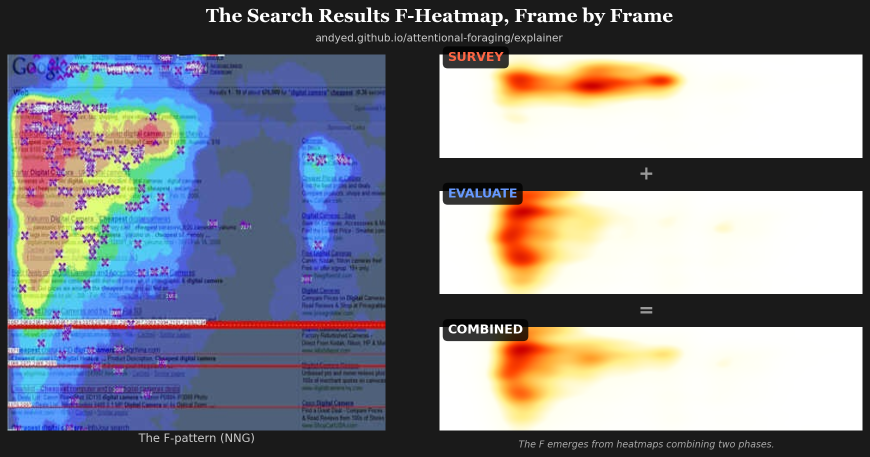
#> input picture explainer/og-image.png, 1740 x 914 px, given in place of .gazeplot-hero-raw.png, which was not available (shown at 1/2 size)
$ python capture_gazeplot_hero.py
#> lines starting #> are read from the running program, lines starting #| are printed output that depends on the picture; pictures that were not available may be replaced by others from this repository, and a replacement may not be noted
#> (the call stopped at in capture, `with sync_playwright() as p:`: playwright is not available in this run)
#!/usr/bin/env python3
"""
Capture the README foveated-gazeplot hero from the live viewer.

Screenshots the interactive cursor-plot page with all overlays visible
(scanpath SVG, recency glow, timeline tracks) so the README hero shows
what the actual tool renders — not a bare foveated background.

Source: https://andyed.github.io/attentional-foraging/p029-b2-t10.html
Output: assets/gazeplot-hero.png (+ _sm.png at 75% linear).

The viewer defaults to ``ci=N-1`` (all fixations visible, paused).
We reload, scroll to top, wait for images + fonts, then clip to the
viewer region.

STYLE RULES (muriel universal):
    - 8:1 contrast minimum on all text. Verified against matte.
    - Reproducible: re-run after upstream viewer changes.
    - Measure before drawing: bbox the clip region from the DOM.
    - No thin fonts, no emoji.
"""

from pathlib import Path
from playwright.sync_api import sync_playwright
from PIL import Image, ImageDraw, ImageFont

ROOT = Path(__file__).resolve().parents[1]
URL = 'https://andyed.github.io/attentional-foraging/p029-b2-t10.html'
TRIAL_ID = 'p029-b2-t10'

RAW_CAPTURE = ROOT / 'assets' / '.gazeplot-hero-raw.png'
OUT = ROOT / 'assets' / 'gazeplot-hero.png'
OUT_SM = ROOT / 'assets' / 'gazeplot-hero_sm.png'

MATTE = (248, 246, 240)
TEXT_PRIMARY = (17, 24, 39)
TEXT_SOFT = (26, 26, 26)
GREEN = (47, 107, 47)

# Target viewport-height crop (px of the 1280-wide viewer column)
CROP_WIDTH = 1280
CROP_HEIGHT = 1024


def load_font(size, *, bold=False):
    candidates = [
        '/System/Library/Fonts/Supplemental/Arial Bold.ttf' if bold
        else '/System/Library/Fonts/Supplemental/Arial.ttf',
        '/System/Library/Fonts/Helvetica.ttc',
    ]
    for c in candidates:
        try:
            return ImageFont.truetype(c, size)
        except OSError:
            continue
    return ImageFont.load_default()


def capture():
    with sync_playwright() as p:
        browser = p.chromium.launch()
        ctx = browser.new_context(
            viewport={'width': 1440, 'height': 1600},
            device_scale_factor=2,
        )
        page = ctx.new_page()
        page.goto(URL, wait_until='networkidle', timeout=60_000)
        page.wait_for_selector('#serp-img', state='attached')
        page.wait_for_function(
            "document.getElementById('serp-img').complete"
            " && document.getElementById('scanpath-svg').children.length > 0",
            timeout=30_000,
        )
        # Force viewer state: all fixations visible, paused, scrolled to top.
        # vw is the #viewer scrolling container (bound in the viewer JS).
        page.evaluate(
            "() => {"
            "  if (typeof pl !== 'undefined' && pl) {"
            "    document.getElementById('play-btn').click();"
            "  }"
            "  const btn = document.getElementById('reset-btn');"
            "  if (btn) btn.click();"
            "  const viewer = document.getElementById('viewer');"
            "  if (viewer) viewer.scrollTop = 0;"
            "  window.scrollTo(0, 0);"
            "}"
        )
        page.wait_for_timeout(400)
        # Clip spans top of #viewer through bottom of .timeline, full width.
        box = page.evaluate(
            "() => {"
            "  const v = document.getElementById('viewer').getBoundingClientRect();"
            "  const tEls = document.getElementsByClassName('timeline');"
            "  const t = tEls.length ? tEls[0].getBoundingClientRect() : v;"
            "  return {"
            "    x: v.left,"
            "    y: v.top,"
            "    width: v.width,"
            "    height: (t.bottom - v.top),"
            "  };"
            "}"
        )
        clip = {
            'x': max(0, box['x']),
            'y': max(0, box['y']),
            'width': box['width'],
            'height': box['height'],
        }
        RAW_CAPTURE.parent.mkdir(parents=True, exist_ok=True)
        page.screenshot(path=str(RAW_CAPTURE), clip=clip)
        browser.close()


def compose():
    raw = Image.open(RAW_CAPTURE).convert('RGB')
    rw, rh = raw.size
#> rw = 1740; rh = 914
    # Target panel at 2x device scale → fit to 1500x820 for parity with prior hero
    PANEL_W, PANEL_H = 1500, 820
    target_aspect = PANEL_W / PANEL_H
    src_aspect = rw / rh
#> src_aspect = 1.9
    if src_aspect > target_aspect:
        new_w = PANEL_W
        new_h = int(PANEL_W / src_aspect)
#> new_h = 787
    else:
        new_h = PANEL_H
        new_w = int(PANEL_H * src_aspect)
    panel = Image.new('RGB', (PANEL_W, PANEL_H), MATTE)
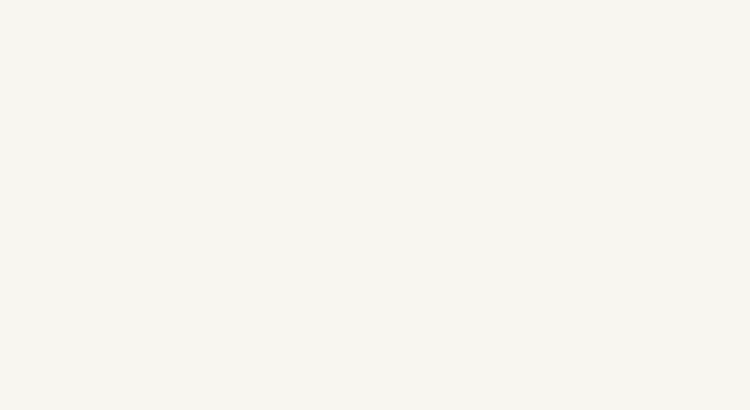
#> panel: PIL image 1500x820 RGB (shown at 1/2 size); mean R, G, B 248, 246, 240
    resized = raw.resize((new_w, new_h), Image.LANCZOS)
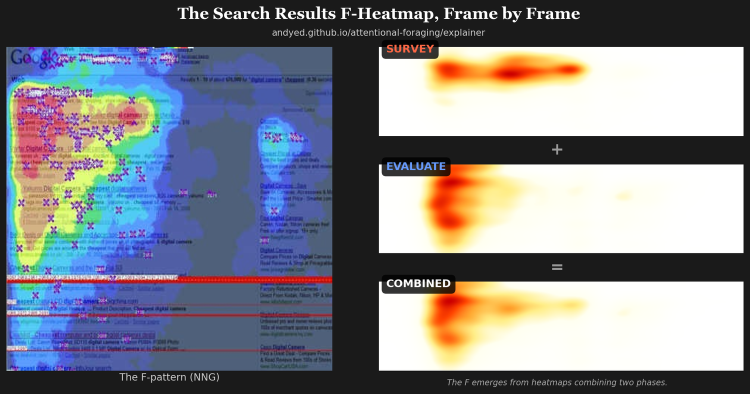
#> resized: PIL image 1500x787 RGB (shown at 1/2 size); mean R, G, B 128, 130, 137.3
    panel.paste(resized, ((PANEL_W - new_w) // 2, (PANEL_H - new_h) // 2))
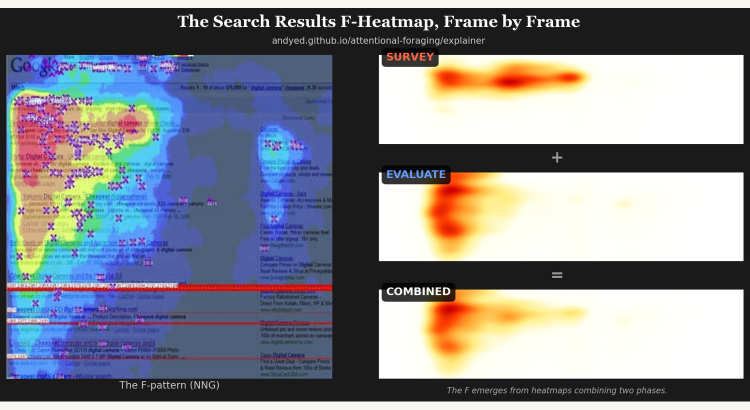
#> panel: PIL image 1500x820 RGB (shown at 1/2 size); mean R, G, B 132.8, 134.6, 141.4

    MARGIN = 20
    TITLE_H = 48
    CAPTION_H = 34
    CW = PANEL_W + MARGIN * 2
    CH = TITLE_H + PANEL_H + CAPTION_H + MARGIN * 2
    canvas = Image.new('RGB', (CW, CH), MATTE)
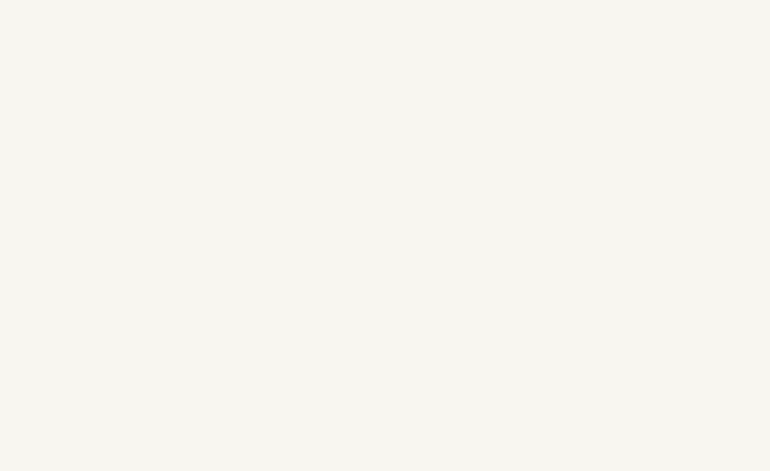
#> canvas: PIL image 1540x942 RGB (shown at 1/2 size); mean R, G, B 248, 246, 240
    draw = ImageDraw.Draw(canvas)

    title_font = load_font(30, bold=True)
    sub_font = load_font(20, bold=False)
    cap_font = load_font(16, bold=True)

    draw.text((MARGIN, MARGIN),
              'Foveated cursor plot',
              fill=GREEN, font=title_font)
    draw.text((MARGIN + 316, MARGIN + 6),
              f'· live viewer · trial {TRIAL_ID}',
              fill=TEXT_SOFT, font=sub_font)

    canvas.paste(panel, (MARGIN, MARGIN + TITLE_H))
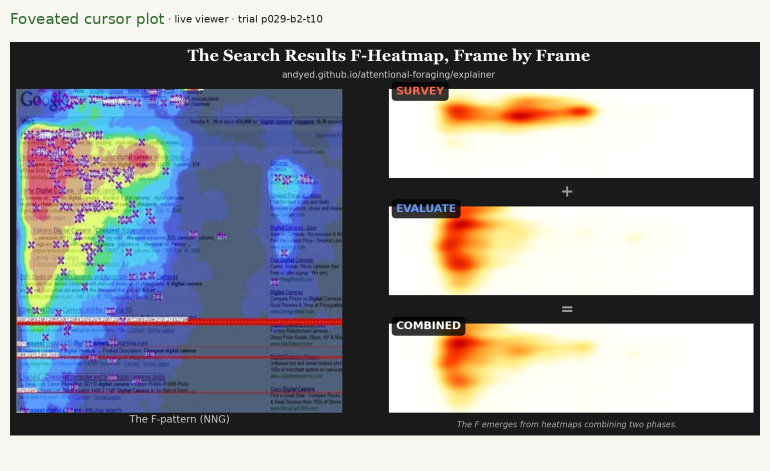
#> canvas: PIL image 1540x942 RGB (shown at 1/2 size); mean R, G, B 149.9, 151.2, 156

    cap_y = MARGIN + TITLE_H + PANEL_H + 8
    draw.text(
        (MARGIN, cap_y),
        'Scrutinizer LGN/V1/DoG background + DOM-anchored scanpath, '
        'recency glow on last 5 fixations, multi-track cognitive timeline.',
        fill=TEXT_PRIMARY, font=cap_font,
    )

    canvas.save(OUT, optimize=True)
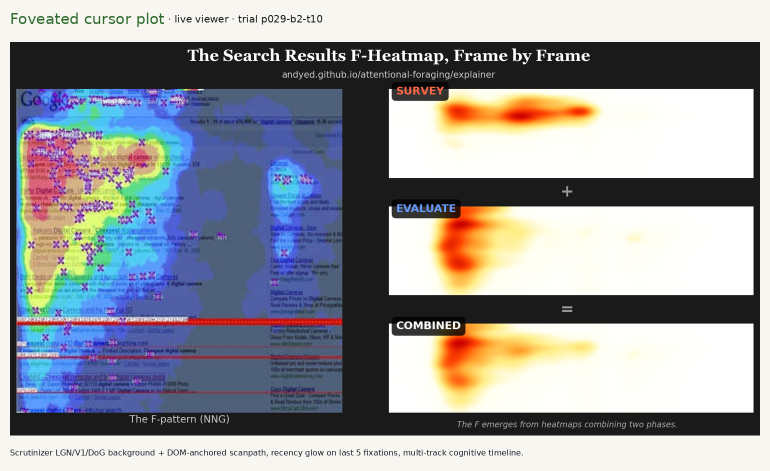
#> saved as gazeplot-hero.png: PIL image 1540x942 RGB (shown at 1/2 size); mean R, G, B 149.4, 150.8, 155.6
    print(f'Wrote {OUT} ({canvas.size})')
#| Wrote assets/gazeplot-hero.png ((1540, 942))

    sm = canvas.resize((int(CW * 0.75), int(CH * 0.75)), Image.LANCZOS)
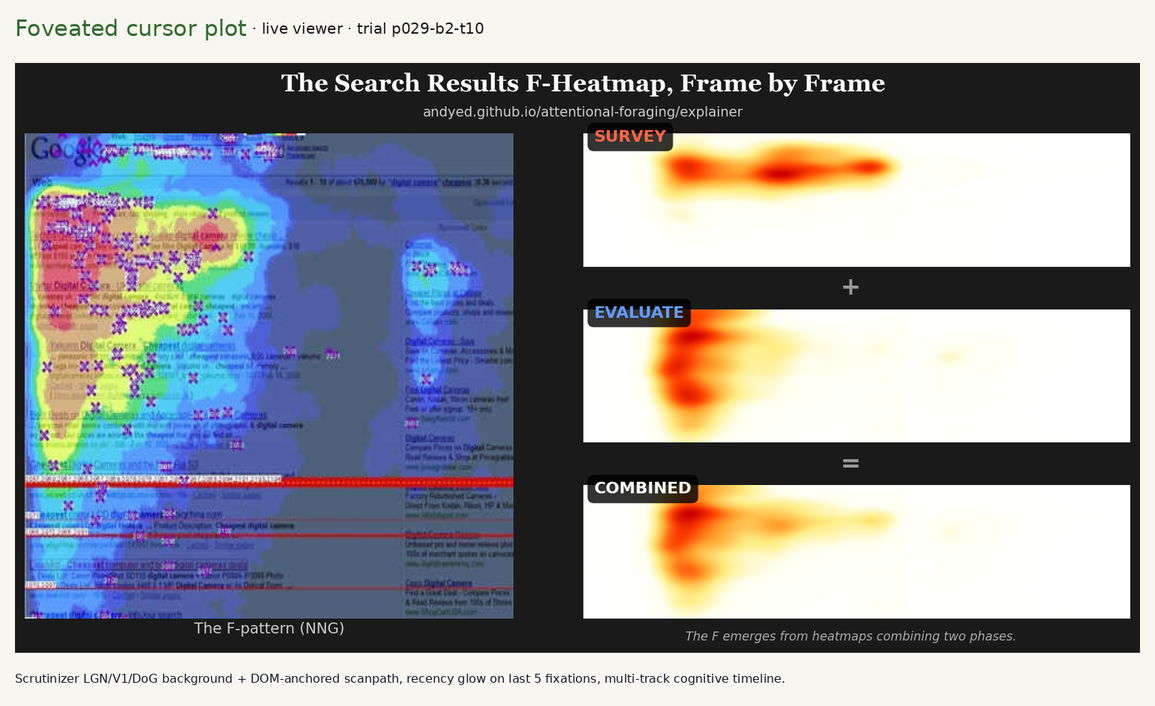
#> sm: PIL image 1155x706 RGB; mean R, G, B 149.3, 150.7, 155.5
    sm.save(OUT_SM, optimize=True)
    print(f'Wrote {OUT_SM} ({sm.size})')
#| Wrote assets/gazeplot-hero_sm.png ((1155, 706))


def main():
    capture()
    compose()


if __name__ == '__main__':
    main()
